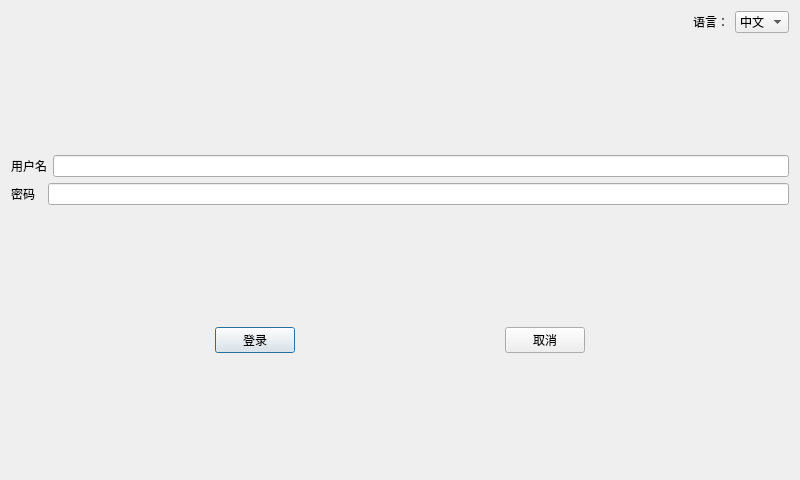
<?xml version="1.0" encoding="UTF-8"?>
<ui version="4.0">
 <class>Dialog</class>
 <widget class="QDialog" name="Dialog">
  <property name="geometry">
   <rect>
    <x>0</x>
    <y>0</y>
    <width>800</width>
    <height>480</height>
   </rect>
  </property>
  <property name="windowTitle">
   <string>Dialog</string>
  </property>
  <layout class="QVBoxLayout" name="verticalLayout_2">
   <item>
    <layout class="QHBoxLayout" name="horizontalLayout_5">
     <item>
      <spacer name="horizontalSpacer">
       <property name="orientation">
        <enum>Qt::Horizontal</enum>
       </property>
       <property name="sizeHint" stdset="0">
        <size>
         <width>40</width>
         <height>20</height>
        </size>
       </property>
      </spacer>
     </item>
     <item>
      <layout class="QHBoxLayout" name="horizontalLayout">
       <item>
        <widget class="QLabel" name="label_3">
         <property name="text">
          <string>语言：</string>
         </property>
        </widget>
       </item>
       <item>
        <widget class="QComboBox" name="comboBox">
         <item>
          <property name="text">
           <string>中文</string>
          </property>
         </item>
         <item>
          <property name="text">
           <string>英文</string>
          </property>
         </item>
        </widget>
       </item>
      </layout>
     </item>
    </layout>
   </item>
   <item>
    <spacer name="verticalSpacer">
     <property name="orientation">
      <enum>Qt::Vertical</enum>
     </property>
     <property name="sizeHint" stdset="0">
      <size>
       <width>20</width>
       <height>47</height>
      </size>
     </property>
    </spacer>
   </item>
   <item>
    <layout class="QVBoxLayout" name="verticalLayout">
     <item>
      <layout class="QHBoxLayout" name="horizontalLayout_2">
       <item>
        <widget class="QLabel" name="label">
         <property name="text">
          <string>用户名</string>
         </property>
        </widget>
       </item>
       <item>
        <widget class="QLineEdit" name="lineEdit"/>
       </item>
      </layout>
     </item>
     <item>
      <layout class="QHBoxLayout" name="horizontalLayout_3">
       <item>
        <widget class="QLabel" name="label_2">
         <property name="text">
          <string>密码  </string>
         </property>
        </widget>
       </item>
       <item>
        <widget class="QLineEdit" name="lineEdit_2"/>
       </item>
      </layout>
     </item>
    </layout>
   </item>
   <item>
    <spacer name="verticalSpacer_2">
     <property name="orientation">
      <enum>Qt::Vertical</enum>
     </property>
     <property name="sizeHint" stdset="0">
      <size>
       <width>20</width>
       <height>47</height>
      </size>
     </property>
    </spacer>
   </item>
   <item>
    <layout class="QHBoxLayout" name="horizontalLayout_4">
     <item>
      <spacer name="horizontalSpacer_2">
       <property name="orientation">
        <enum>Qt::Horizontal</enum>
       </property>
       <property name="sizeHint" stdset="0">
        <size>
         <width>40</width>
         <height>20</height>
        </size>
       </property>
      </spacer>
     </item>
     <item>
      <widget class="QPushButton" name="pb1">
       <property name="text">
        <string>登录</string>
       </property>
      </widget>
     </item>
     <item>
      <spacer name="horizontalSpacer_4">
       <property name="orientation">
        <enum>Qt::Horizontal</enum>
       </property>
       <property name="sizeHint" stdset="0">
        <size>
         <width>40</width>
         <height>20</height>
        </size>
       </property>
      </spacer>
     </item>
     <item>
      <widget class="QPushButton" name="pushButton_2">
       <property name="text">
        <string>取消</string>
       </property>
      </widget>
     </item>
     <item>
      <spacer name="horizontalSpacer_3">
       <property name="orientation">
        <enum>Qt::Horizontal</enum>
       </property>
       <property name="sizeHint" stdset="0">
        <size>
         <width>40</width>
         <height>20</height>
        </size>
       </property>
      </spacer>
     </item>
    </layout>
   </item>
   <item>
    <spacer name="verticalSpacer_3">
     <property name="orientation">
      <enum>Qt::Vertical</enum>
     </property>
     <property name="sizeHint" stdset="0">
      <size>
       <width>20</width>
       <height>40</height>
      </size>
     </property>
    </spacer>
   </item>
  </layout>
 </widget>
 <resources/>
 <connections/>
</ui>
